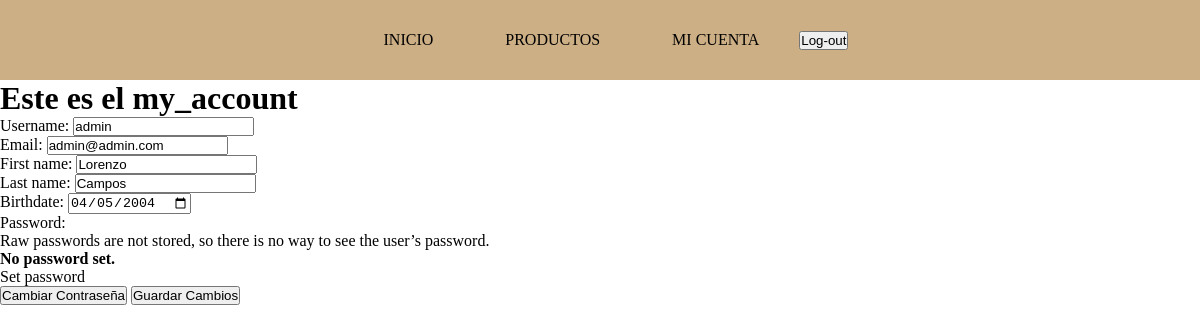
The app's page /user/my_account/ (signed in) with its own data.
### user/models.py (models this page shows, shortened)
class CustomUser(AbstractBaseUser, PermissionsMixin):
    email = models.EmailField(unique=True)
    username = models.CharField(max_length=100, unique=True)
    first_name = models.CharField(max_length=100, blank=True)
    last_name = models.CharField(max_length=100, blank=True)
    birthdate = models.DateField(blank=True, null=True)
    is_active = models.BooleanField(default=True)
    is_staff = models.BooleanField(default=False)
    objects = CustomUserManager()
    USERNAME_FIELD = 'username'
    REQUIRED_FIELDS = ['email']

### user/views.py (the view)
# urls.py: path('my_account/', views.my_account, name='my_account'),
@login_required
def my_account(request):
    user = request.user
    if request.method == 'POST':
        form = EditUser(request.POST, instance=user)
        if form.is_valid():
            form.save()
    else:
        form = EditUser(instance=user)
    return render(request, "account/my_account.html", {'form': form})

### user/forms.py
class EditUser(UserChangeForm):
    class Meta:
        model = CustomUser
        fields = ['username', 'email', 'first_name', 'last_name', 'birthdate']
        widgets = {
            'birthdate': DateInput(attrs={'type': 'date'}),
        }

### user/templates/account/my_account.html (shortened to what this page needs)
{% extends 'layout/base.html' %}
{% block 'content' %}
<h1>Este es el my_account</h1>
<form method="post">
    {{ form }}
    <button><a href="{% url 'password_change' %}">Cambiar Contraseña</a></button>
    <input type="submit" value="Guardar Cambios">
{% endblock %}

### static/css/style.css (style rules this page uses)
:root { --color-primary: #bdbab5; --color-secondary: #cdaf85; --color-terciary: #af9672; --color-text: rgb(153, 153, 153); }
* { margin: 0; padding: 0; box-sizing: border-box; }
a { color: black; outline:none; text-decoration: none; }
a:link { color: black; text-decoration: none; }

### records on screen
CustomUser: username "admin", email "admin@admin.com", first_name "Lorenzo", last_name "Campos", birthdate "04/05/2004"
